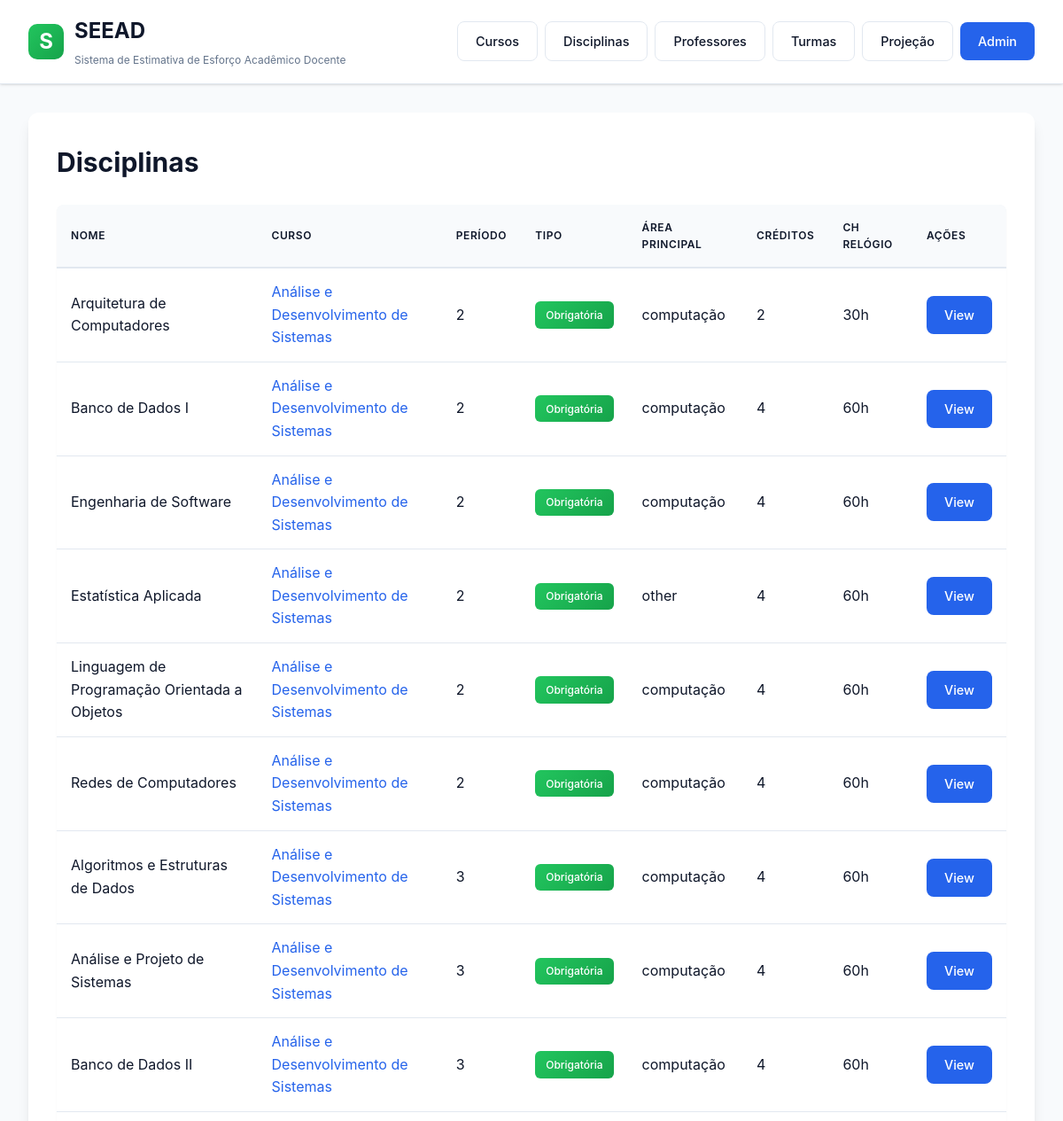
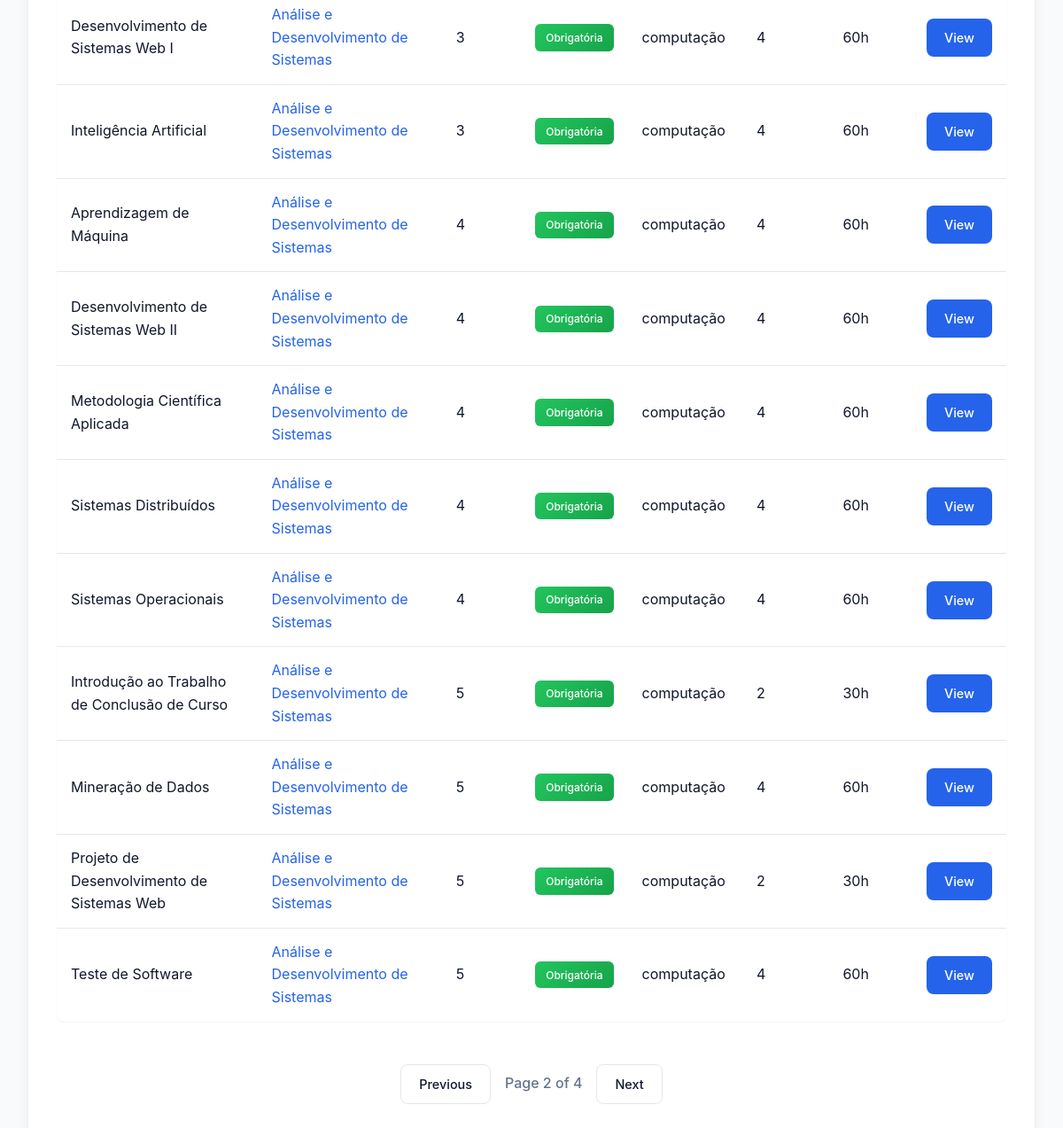
The page /courses/disciplines/?page=2 on the database its author committed (2 pictures, top to bottom).
### courses/models.py (models this page shows, shortened)
class Discipline(models.Model):
    PERIOD_FIRST_SEMESTER = "1"
    PERIOD_SECOND_SEMESTER = "2"
    PERIOD_FIRST_YEAR = "year_1"
    PERIOD_SECOND_YEAR = "year_2"
    PERIOD_THIRD_YEAR = "year_3"
    PERIOD_FOURTH_YEAR = "year_4"
    PERIOD_FIFTH_YEAR = "year_5"
    SEMESTER_PERIODS = [
        (PERIOD_FIRST_SEMESTER, "1st Semester"),
        (PERIOD_SECOND_SEMESTER, "2nd Semester"),
    ]
    YEARLY_PERIODS = [
        (PERIOD_FIRST_YEAR, "1st Year"),
        (PERIOD_SECOND_YEAR, "2nd Year"),
        (PERIOD_THIRD_YEAR, "3rd Year"),
        (PERIOD_FOURTH_YEAR, "4th Year"),
        (PERIOD_FIFTH_YEAR, "5th Year"),
    ]
    course = models.ForeignKey(
        Course,
        on_delete=models.CASCADE,
        related_name="disciplines",
        verbose_name="Course",
    )
    name = models.CharField(max_length=200, verbose_name="Discipline Name")
    period = models.CharField(
        max_length=20,
        verbose_name="Period",
        help_text="Semester or year when the discipline is offered",
    )
    main_area = models.CharField(
        max_length=200,
        verbose_name="Main Area",
        help_text="Main knowledge area to be matched with professors",
    )
    description = models.TextField(
        blank=True,
        verbose_name="Discipline Description",
        help_text="Description of the discipline to be used for effort calculation",
    )
    credits = models.PositiveIntegerField(
        default=0, verbose_name="Credits", help_text="Number of credits"
    )
    ch_aula = models.PositiveIntegerField(
        default=0,
        verbose_name="CH Aula",
        help_text="Classroom hours (carga horária aula)",
    )
    ch_relogio = models.PositiveIntegerField(
        default=0,
        verbose_name="CH Relógio",
        help_text="Clock hours (carga horária relógio)",
    )
    pre_requisito = models.CharField(
        max_length=500,
        blank=True,
        verbose_name="Prerequisite",
        help_text="Prerequisite discipline(s)",
    )
    co_requisito = models.CharField(
        max_length=500,
        blank=True,
        verbose_name="Co-requisite",
        help_text="Co-requisite discipline(s)",
    )
    is_elective = models.BooleanField(
        default=False,
        verbose_name="Optativa",
        help_text="Indicates if the discipline is elective",
    )
    available_periods = models.CharField(
        max_length=50,
        blank=True,
        verbose_name="Available Periods",
        help_text="Periods when elective can be taken (e.g., '5,6' for periods 5 and 6)",
    )
    created_at = models.DateTimeField(auto_now_add=True)
    updated_at = models.DateTimeField(auto_now=True)
    class Meta:
        ordering = ["course", "period", "name"]
        verbose_name = "Discipline"
        verbose_name_plural = "Disciplines"

class Course(models.Model):
    CALENDAR_SEMESTRAL = "semestral"
    CALENDAR_YEARLY = "yearly"
    CALENDAR_CHOICES = [
        (CALENDAR_SEMESTRAL, "Semestral"),
        (CALENDAR_YEARLY, "Yearly"),
    ]
    name = models.CharField(max_length=200, verbose_name="Course Name")
    short_name = models.CharField(
        max_length=20,
        blank=True,
        verbose_name="Abreviação",
        help_text='Sigla ou nome curto para exibição (ex: "ADS", "TII")',
    )
    grade_year = models.CharField(
        max_length=20,
        default="2019.2",
        verbose_name="Grade Year",
        help_text="Academic year/period of the course curriculum (e.g., 2019.2)",
    )
    calendar_type = models.CharField(
        max_length=20,
        choices=CALENDAR_CHOICES,
        default=CALENDAR_SEMESTRAL,
        verbose_name="Calendar Type",
    )
    description = models.TextField(
        blank=True,
        verbose_name="Course Description",
        help_text="Description of the course program to be used for effort calculation",
    )
    created_at = models.DateTimeField(auto_now_add=True)
    updated_at = models.DateTimeField(auto_now=True)
    class Meta:
        ordering = ["name"]
        verbose_name = "Course"
        verbose_name_plural = "Courses"

### courses/views.py (the view, shortened to what this page needs)
# urls.py: path('disciplines/', views.DisciplineListView.as_view(), name='discipline_list'),
class DisciplineListView(ListView):
    model = Discipline
    template_name = 'courses/discipline_list.html'
    context_object_name = 'disciplines'
    paginate_by = 20
    def get_queryset(self):
        queryset = super().get_queryset()
        course_id = self.request.GET.get('course')
        return queryset

### courses/templates/courses/discipline_list.html (shortened to what this page needs)
{% extends "courses/base.html" %}
{% block content %}
<h2>Disciplinas</h2>
{% if disciplines %}
    <table>
        <thead>
            <tr>
                <th>Nome</th>
                <th>Curso</th>
                <th>Período</th>
                <th>Tipo</th>
                <th>Área Principal</th>
                <th>Créditos</th>
                <th>CH Relógio</th>
                <th>Ações</th>
            </tr>
        </thead>
        <tbody>
            {% for discipline in disciplines %}
            <tr>
                <td>{{ discipline.name }}</td>
                <td>
                    <a href="{% url 'courses:course_detail' discipline.course.pk %}">
                        {{ discipline.course.name }}
                    </a>
                </td>
                <td>{{ discipline.period }}</td>
                <td>
                    {% if discipline.is_elective %}
                        <span class="badge" style="background: linear-gradient(135deg, #f59e0b 0%, #d97706 100%); color: white; font-size: 0.75rem;">Optativa</span>
                    {% else %}
                        <span class="badge" style="background: linear-gradient(135deg, #22c55e 0%, #16a34a 100%); color: white; font-size: 0.75rem;">Obrigatória</span>
                    {% endif %}
                </td>
                <td>{{ discipline.main_area }}</td>
                <td>{{ discipline.credits }}</td>
                <td>{{ discipline.ch_relogio }}h</td>
                <td>
                    <a href="{% url 'courses:discipline_detail' discipline.pk %}" class="btn btn-primary">View</a>
                </td>
            </tr>
            {% endfor %}
        </tbody>
    </table>
    {% if is_paginated %}
    <div class="pagination">
        {% if page_obj.has_previous %}
        <a href="?page={{ page_obj.previous_page_number }}" class="btn btn-secondary">Previous</a>
        {% endif %}
        <span>Page {{ page_obj.number }} of {{ page_obj.paginator.num_pages }}</span>
        {% if page_obj.has_next %}
        <a href="?page={{ page_obj.next_page_number }}" class="btn btn-secondary">Next</a>
        {% endif %}
    </div>
    {% endif %}
{% else %}
    <p>No disciplines available. <a href="/admin/courses/discipline/add/">Add a discipline</a> in the admin panel.</p>
{% endif %}
{% endblock %}

### courses/templates/courses/base.html (style rules this page uses)
:root { --primary-color: #2563eb; --primary-hover: #1d4ed8; --secondary-color: #64748b; --secondary-hover: #475569; --success-color: #16a34a; --danger-color: #dc2626; --warning-color: #ea580c; --info-color: #0891b2; --background: #f8fafc; --surface: #ffffff; --border-color: #e2e8f0; --text-primary: #0f172a; --text-secondary: #64748b; --shadow-sm: 0 1px 2px 0 rgb(0 0 0 / 0.05); --shadow: 0 1px 3px 0 rgb(0 0 0 / 0.1), 0 1px 2px -1px rgb(0 0 0 / 0.1); --shadow-lg: 0 10px 15px -3px rgb(0 0 0 / 0.1), 0 4px 6px -4px rgb(0 0 0 / 0.1); }
* { margin: 0; padding: 0; box-sizing: border-box; }
body { font-family: -apple-system, BlinkMacSystemFont, 'Segoe UI', Roboto, 'Helvetica Neue', Arial, sans-serif; line-height: 1.6; color: var(--text-primary); background: var(--background); min-height: 100vh; padding: 0; }
h2, h3 { color: var(--text-primary); margin-bottom: 1rem; }
h2 { font-size: 1.875rem; font-weight: 700; }
.badge { display: inline-block; padding: 0.35rem 0.75rem; font-size: 0.875rem; font-weight: 500; border-radius: 6px; background-color: var(--primary-color); color: white; white-space: nowrap; }
.btn { display: inline-block; padding: 0.625rem 1.25rem; text-decoration: none; border-radius: 8px; font-weight: 500; font-size: 0.9rem; transition: all 0.2s ease; border: none; cursor: pointer; white-space: nowrap; }
.btn-primary { background-color: var(--primary-color); color: white; }
.btn-secondary { background-color: var(--surface); color: var(--text-primary); border: 1px solid var(--border-color); }
table { width: 100%; border-collapse: collapse; margin-top: 1.5rem; background: white; border-radius: 8px; overflow: hidden; box-shadow: var(--shadow-sm); }
th, td { padding: 1rem; text-align: left; border-bottom: 1px solid var(--border-color); }
th { background-color: var(--background); font-weight: 600; color: var(--text-primary); text-transform: uppercase; font-size: 0.75rem; letter-spacing: 0.05em; }
tbody tr { transition: background-color 0.2s ease; }
tbody tr:last-child td { border-bottom: none; }
.pagination { display: flex; justify-content: center; align-items: center; gap: 1rem; margin-top: 2rem; padding: 1rem; }
.pagination span { color: var(--text-secondary); font-weight: 500; }
a { color: var(--primary-color); text-decoration: none; transition: color 0.2s ease; }
table { width: 100%; border-collapse: collapse; margin-bottom: 1.5rem; }
thead { background: linear-gradient(135deg, #f8fafc 0%, #f1f5f9 100%); }
th { padding: 1rem; text-align: left; font-weight: 600; color: var(--text-primary); border-bottom: 2px solid var(--border-color); }
td { padding: 0.875rem 1rem; border-bottom: 1px solid var(--border-color); }

### rows shown on the page
Discipline: name "Arquitetura de Computadores", course.name "Análise e Desenvolvimento de Sistemas", period "2", is_elective "Obrigatória", main_area "computação", credits "2", ch_relogio "30"
Discipline: name "Banco de Dados I", course.name "Análise e Desenvolvimento de Sistemas", period "2", is_elective "Obrigatória", main_area "computação", credits "4", ch_relogio "60"
Discipline: name "Engenharia de Software", course.name "Análise e Desenvolvimento de Sistemas", period "2", is_elective "Obrigatória", main_area "computação", credits "4", ch_relogio "60"
Discipline: name "Estatística Aplicada", course.name "Análise e Desenvolvimento de Sistemas", period "2", is_elective "Obrigatória", main_area "other", credits "4", ch_relogio "60"
Discipline: name "Linguagem de Programação Orientada a Objetos", course.name "Análise e Desenvolvimento de Sistemas", period "2", is_elective "Obrigatória", main_area "computação", credits "4", ch_relogio "60"
Discipline: name "Redes de Computadores", course.name "Análise e Desenvolvimento de Sistemas", period "2", is_elective "Obrigatória", main_area "computação", credits "4", ch_relogio "60"
Discipline: name "Algoritmos e Estruturas de Dados", course.name "Análise e Desenvolvimento de Sistemas", period "3", is_elective "Obrigatória", main_area "computação", credits "4", ch_relogio "60"
Discipline: name "Análise e Projeto de Sistemas", course.name "Análise e Desenvolvimento de Sistemas", period "3", is_elective "Obrigatória", main_area "computação", credits "4", ch_relogio "60"
Discipline: name "Banco de Dados II", course.name "Análise e Desenvolvimento de Sistemas", period "3", is_elective "Obrigatória", main_area "computação", credits "4", ch_relogio "60"
Discipline: name "Desenvolvimento de Sistemas Web I", course.name "Análise e Desenvolvimento de Sistemas", period "3", is_elective "Obrigatória", main_area "computação", credits "4", ch_relogio "60"
Discipline: name "Inteligência Artificial", course.name "Análise e Desenvolvimento de Sistemas", period "3", is_elective "Obrigatória", main_area "computação", credits "4", ch_relogio "60"
Discipline: name "Aprendizagem de Máquina", course.name "Análise e Desenvolvimento de Sistemas", period "4", is_elective "Obrigatória", main_area "computação", credits "4", ch_relogio "60"
Discipline: name "Desenvolvimento de Sistemas Web II", course.name "Análise e Desenvolvimento de Sistemas", period "4", is_elective "Obrigatória", main_area "computação", credits "4", ch_relogio "60"
Discipline: name "Metodologia Científica Aplicada", course.name "Análise e Desenvolvimento de Sistemas", period "4", is_elective "Obrigatória", main_area "computação", credits "4", ch_relogio "60"
Discipline: name "Sistemas Distribuídos", course.name "Análise e Desenvolvimento de Sistemas", period "4", is_elective "Obrigatória", main_area "computação", credits "4", ch_relogio "60"
Discipline: name "Sistemas Operacionais", course.name "Análise e Desenvolvimento de Sistemas", period "4", is_elective "Obrigatória", main_area "computação", credits "4", ch_relogio "60"
Discipline: name "Introdução ao Trabalho de Conclusão de Curso", course.name "Análise e Desenvolvimento de Sistemas", period "5", is_elective "Obrigatória", main_area "computação", credits "2", ch_relogio "30"
Discipline: name "Mineração de Dados", course.name "Análise e Desenvolvimento de Sistemas", period "5", is_elective "Obrigatória", main_area "computação", credits "4", ch_relogio "60"
Discipline: name "Projeto de Desenvolvimento de Sistemas Web", course.name "Análise e Desenvolvimento de Sistemas", period "5", is_elective "Obrigatória", main_area "computação", credits "2", ch_relogio "30"
Discipline: name "Teste de Software", course.name "Análise e Desenvolvimento de Sistemas", period "5", is_elective "Obrigatória", main_area "computação", credits "4", ch_relogio "60"

### other values the page prints
{{ page_obj.number }} "2"
{{ page_obj.paginator.num_pages }} "4"
